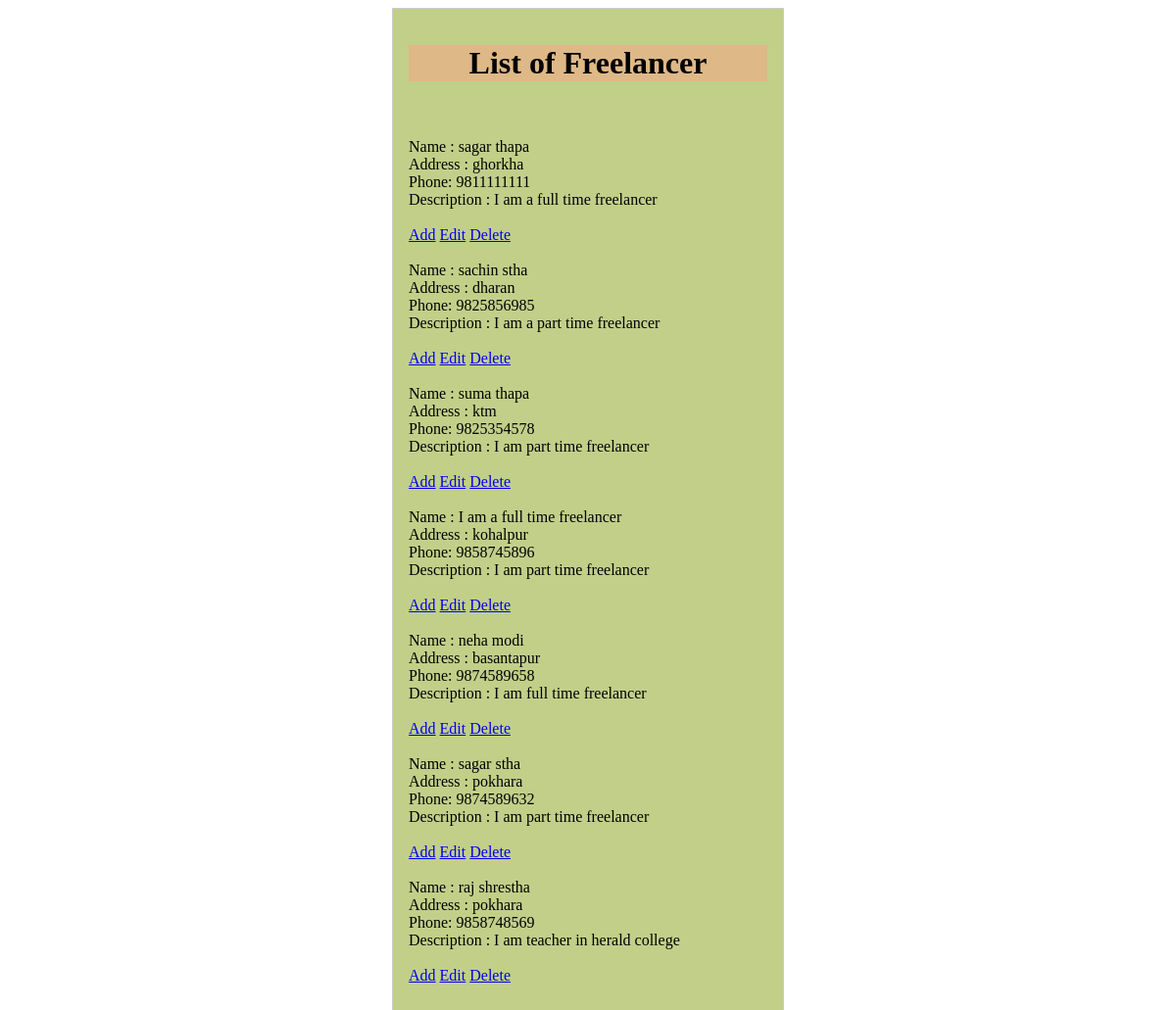
/freelancerlist/, run on an earlier commit of the app's database.
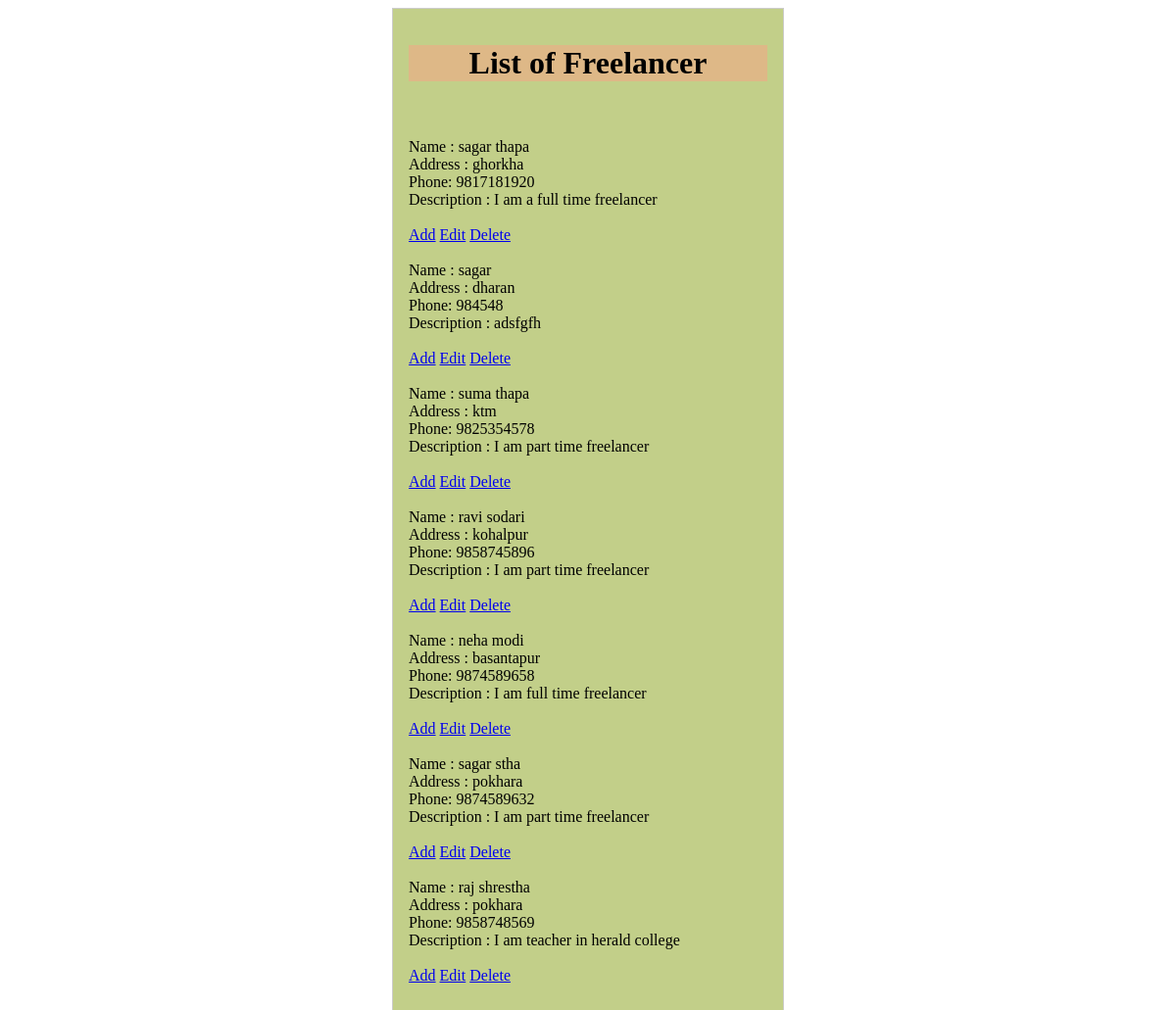
And on a later commit of the database.
### faceofnepal/models.py (models this page shows, shortened)
class Freelancer(models.Model):
    Name = models.CharField(max_length=25)
    Address = models.CharField(max_length=50)
    Phone = models.IntegerField()
    Description = models.TextField(max_length=250)
    objects=FreelancerForm()

### faceofnepal/views.py (the view)
# urls.py: path('freelancerlist/',freelancer_list),
def freelancer_list(request):
    list_of_Freelancers= Freelancer.objects.all()
    context_variable = {
        'Freelancer':list_of_Freelancers
    }
    return render(request,'Freelancer.html',context_variable)

### faceofnepal/template/Freelancer.html (shortened to what this page needs)
<!DOCTYPE html>
<html lang="en">
<head>
</head>
<body>
	<form>
    <h1>List of Freelancer</h1>
    <form action="search" method="GET">
      <br>
		   <br>
				{% for freelancer in Freelancer %}
				Name  : {{freelancer.Name}} <br>
				Address : {{freelancer.Address}} <br>
				Phone: {{freelancer.Phone}}<br>
				Description : {{freelancer.Description}}<br>
			<br>
          <a href="{% url 'freelancer_add' %}">Add</a>
					<a href="{% url 'freelancer_edit' freelancer.id %}">Edit</a>
          <a href="{% url 'freelancer_delete' freelancer.id %}">Delete</a><br>
      <br>
				{% empty %}
					There are no any freelancer.
				{% endfor %}
    </form>
	<br>
</body>
</html>

What changed in the data, as far as the page shows it:
changed Freelancer "sagar thapa": Phone "9811111111" → "9817181920"
changed Freelancer "dharan": Name "sachin stha" → "sagar"; Phone "9825856985" → "984548"; Description "I am a part time freelancer" → "adsfgfh"
changed Freelancer "kohalpur": Name "I am a full time freelancer" → "ravi sodari"
